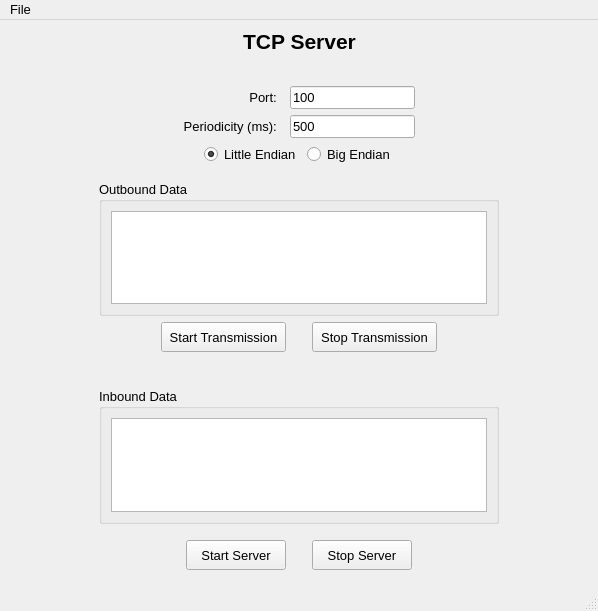
<?xml version="1.0" encoding="UTF-8"?>
<ui version="4.0">
 <class>MainWindow</class>
 <widget class="QMainWindow" name="MainWindow">
  <property name="geometry">
   <rect>
    <x>0</x>
    <y>0</y>
    <width>598</width>
    <height>611</height>
   </rect>
  </property>
  <property name="font">
   <font>
    <family>Segoe UI</family>
    <pointsize>10</pointsize>
   </font>
  </property>
  <property name="windowTitle">
   <string>TCP Server</string>
  </property>
  <widget class="QWidget" name="centralwidget">
   <layout class="QVBoxLayout" name="verticalLayout">
    <item>
     <layout class="QHBoxLayout" name="horizontalLayout">
      <item>
       <spacer name="horizontalSpacer_2">
        <property name="orientation">
         <enum>Qt::Horizontal</enum>
        </property>
        <property name="sizeHint" stdset="0">
         <size>
          <width>40</width>
          <height>20</height>
         </size>
        </property>
       </spacer>
      </item>
      <item>
       <widget class="QLabel" name="labelTitle">
        <property name="font">
         <font>
          <family>Segoe UI</family>
          <pointsize>16</pointsize>
          <weight>75</weight>
          <bold>true</bold>
         </font>
        </property>
        <property name="text">
         <string>TCP Server</string>
        </property>
        <property name="alignment">
         <set>Qt::AlignCenter</set>
        </property>
       </widget>
      </item>
      <item>
       <spacer name="horizontalSpacer">
        <property name="orientation">
         <enum>Qt::Horizontal</enum>
        </property>
        <property name="sizeHint" stdset="0">
         <size>
          <width>40</width>
          <height>20</height>
         </size>
        </property>
       </spacer>
      </item>
     </layout>
    </item>
    <item>
     <layout class="QHBoxLayout" name="horizontalLayout_3">
      <item>
       <spacer name="horizontalSpacer_6">
        <property name="orientation">
         <enum>Qt::Horizontal</enum>
        </property>
        <property name="sizeHint" stdset="0">
         <size>
          <width>40</width>
          <height>20</height>
         </size>
        </property>
       </spacer>
      </item>
      <item>
       <layout class="QFormLayout" name="formLayout">
        <property name="labelAlignment">
         <set>Qt::AlignRight|Qt::AlignTrailing|Qt::AlignVCenter</set>
        </property>
        <item row="0" column="0">
         <spacer name="horizontalSpacer_10">
          <property name="orientation">
           <enum>Qt::Horizontal</enum>
          </property>
          <property name="sizeHint" stdset="0">
           <size>
            <width>40</width>
            <height>20</height>
           </size>
          </property>
         </spacer>
        </item>
        <item row="0" column="1">
         <spacer name="horizontalSpacer_15">
          <property name="orientation">
           <enum>Qt::Horizontal</enum>
          </property>
          <property name="sizeHint" stdset="0">
           <size>
            <width>40</width>
            <height>20</height>
           </size>
          </property>
         </spacer>
        </item>
        <item row="1" column="0">
         <widget class="QLabel" name="labelPort">
          <property name="text">
           <string>Port:  </string>
          </property>
          <property name="alignment">
           <set>Qt::AlignRight|Qt::AlignTrailing|Qt::AlignVCenter</set>
          </property>
         </widget>
        </item>
        <item row="1" column="1">
         <widget class="QLineEdit" name="lineEditPort">
          <property name="maximumSize">
           <size>
            <width>350</width>
            <height>400</height>
           </size>
          </property>
          <property name="text">
           <string>100</string>
          </property>
         </widget>
        </item>
        <item row="2" column="0">
         <widget class="QLabel" name="labelTransmissionPeriodicity">
          <property name="text">
           <string>Periodicity (ms):  </string>
          </property>
          <property name="alignment">
           <set>Qt::AlignRight|Qt::AlignTrailing|Qt::AlignVCenter</set>
          </property>
         </widget>
        </item>
        <item row="2" column="1">
         <widget class="QLineEdit" name="lineEditPeriodicity">
          <property name="maximumSize">
           <size>
            <width>350</width>
            <height>400</height>
           </size>
          </property>
          <property name="text">
           <string>500</string>
          </property>
         </widget>
        </item>
       </layout>
      </item>
      <item>
       <spacer name="horizontalSpacer_7">
        <property name="orientation">
         <enum>Qt::Horizontal</enum>
        </property>
        <property name="sizeHint" stdset="0">
         <size>
          <width>40</width>
          <height>20</height>
         </size>
        </property>
       </spacer>
      </item>
     </layout>
    </item>
    <item>
     <layout class="QHBoxLayout" name="horizontalLayout_8">
      <item>
       <spacer name="horizontalSpacer_20">
        <property name="orientation">
         <enum>Qt::Horizontal</enum>
        </property>
        <property name="sizeHint" stdset="0">
         <size>
          <width>40</width>
          <height>20</height>
         </size>
        </property>
       </spacer>
      </item>
      <item>
       <widget class="QRadioButton" name="radioButtonLittleEndian">
        <property name="text">
         <string>Little Endian</string>
        </property>
        <property name="checked">
         <bool>true</bool>
        </property>
       </widget>
      </item>
      <item>
       <widget class="QRadioButton" name="radioButtonBigEndian">
        <property name="text">
         <string>Big Endian</string>
        </property>
       </widget>
      </item>
      <item>
       <spacer name="horizontalSpacer_19">
        <property name="orientation">
         <enum>Qt::Horizontal</enum>
        </property>
        <property name="sizeHint" stdset="0">
         <size>
          <width>40</width>
          <height>20</height>
         </size>
        </property>
       </spacer>
      </item>
     </layout>
    </item>
    <item>
     <spacer name="verticalSpacer_3">
      <property name="orientation">
       <enum>Qt::Vertical</enum>
      </property>
      <property name="sizeType">
       <enum>QSizePolicy::Fixed</enum>
      </property>
      <property name="sizeHint" stdset="0">
       <size>
        <width>20</width>
        <height>10</height>
       </size>
      </property>
     </spacer>
    </item>
    <item>
     <layout class="QHBoxLayout" name="horizontalLayout_4">
      <item>
       <spacer name="horizontalSpacer_8">
        <property name="orientation">
         <enum>Qt::Horizontal</enum>
        </property>
        <property name="sizeHint" stdset="0">
         <size>
          <width>40</width>
          <height>20</height>
         </size>
        </property>
       </spacer>
      </item>
      <item>
       <widget class="QGroupBox" name="groupBoxOutboundData">
        <property name="sizePolicy">
         <sizepolicy hsizetype="Fixed" vsizetype="Expanding">
          <horstretch>0</horstretch>
          <verstretch>0</verstretch>
         </sizepolicy>
        </property>
        <property name="minimumSize">
         <size>
          <width>400</width>
          <height>0</height>
         </size>
        </property>
        <property name="title">
         <string>Outbound Data</string>
        </property>
        <layout class="QVBoxLayout" name="verticalLayout_2">
         <item>
          <widget class="QTextEdit" name="textEditOutboundData"/>
         </item>
        </layout>
       </widget>
      </item>
      <item>
       <spacer name="horizontalSpacer_9">
        <property name="orientation">
         <enum>Qt::Horizontal</enum>
        </property>
        <property name="sizeHint" stdset="0">
         <size>
          <width>40</width>
          <height>20</height>
         </size>
        </property>
       </spacer>
      </item>
     </layout>
    </item>
    <item>
     <layout class="QHBoxLayout" name="horizontalLayout_6">
      <item>
       <spacer name="horizontalSpacer_12">
        <property name="orientation">
         <enum>Qt::Horizontal</enum>
        </property>
        <property name="sizeHint" stdset="0">
         <size>
          <width>40</width>
          <height>20</height>
         </size>
        </property>
       </spacer>
      </item>
      <item>
       <widget class="QPushButton" name="pushButtonStartTransmission">
        <property name="sizePolicy">
         <sizepolicy hsizetype="Fixed" vsizetype="Fixed">
          <horstretch>0</horstretch>
          <verstretch>0</verstretch>
         </sizepolicy>
        </property>
        <property name="minimumSize">
         <size>
          <width>125</width>
          <height>30</height>
         </size>
        </property>
        <property name="text">
         <string>Start Transmission</string>
        </property>
       </widget>
      </item>
      <item>
       <spacer name="horizontalSpacer_16">
        <property name="orientation">
         <enum>Qt::Horizontal</enum>
        </property>
        <property name="sizeType">
         <enum>QSizePolicy::Fixed</enum>
        </property>
        <property name="sizeHint" stdset="0">
         <size>
          <width>20</width>
          <height>20</height>
         </size>
        </property>
       </spacer>
      </item>
      <item>
       <widget class="QPushButton" name="pushButtonStopTransmission">
        <property name="sizePolicy">
         <sizepolicy hsizetype="Fixed" vsizetype="Fixed">
          <horstretch>0</horstretch>
          <verstretch>0</verstretch>
         </sizepolicy>
        </property>
        <property name="minimumSize">
         <size>
          <width>125</width>
          <height>30</height>
         </size>
        </property>
        <property name="text">
         <string>Stop Transmission</string>
        </property>
       </widget>
      </item>
      <item>
       <spacer name="horizontalSpacer_11">
        <property name="orientation">
         <enum>Qt::Horizontal</enum>
        </property>
        <property name="sizeHint" stdset="0">
         <size>
          <width>40</width>
          <height>20</height>
         </size>
        </property>
       </spacer>
      </item>
     </layout>
    </item>
    <item>
     <spacer name="verticalSpacer">
      <property name="orientation">
       <enum>Qt::Vertical</enum>
      </property>
      <property name="sizeType">
       <enum>QSizePolicy::Fixed</enum>
      </property>
      <property name="sizeHint" stdset="0">
       <size>
        <width>20</width>
        <height>30</height>
       </size>
      </property>
     </spacer>
    </item>
    <item>
     <layout class="QHBoxLayout" name="horizontalLayout_5">
      <item>
       <spacer name="horizontalSpacer_13">
        <property name="orientation">
         <enum>Qt::Horizontal</enum>
        </property>
        <property name="sizeHint" stdset="0">
         <size>
          <width>40</width>
          <height>20</height>
         </size>
        </property>
       </spacer>
      </item>
      <item>
       <widget class="QGroupBox" name="groupBoxInboundData">
        <property name="sizePolicy">
         <sizepolicy hsizetype="Fixed" vsizetype="Expanding">
          <horstretch>0</horstretch>
          <verstretch>0</verstretch>
         </sizepolicy>
        </property>
        <property name="minimumSize">
         <size>
          <width>400</width>
          <height>0</height>
         </size>
        </property>
        <property name="title">
         <string>Inbound Data</string>
        </property>
        <layout class="QVBoxLayout" name="verticalLayout_3">
         <item>
          <widget class="QTextEdit" name="textEditInboundData">
           <property name="readOnly">
            <bool>true</bool>
           </property>
          </widget>
         </item>
        </layout>
       </widget>
      </item>
      <item>
       <spacer name="horizontalSpacer_14">
        <property name="orientation">
         <enum>Qt::Horizontal</enum>
        </property>
        <property name="sizeHint" stdset="0">
         <size>
          <width>40</width>
          <height>20</height>
         </size>
        </property>
       </spacer>
      </item>
     </layout>
    </item>
    <item>
     <spacer name="verticalSpacer_2">
      <property name="orientation">
       <enum>Qt::Vertical</enum>
      </property>
      <property name="sizeType">
       <enum>QSizePolicy::Fixed</enum>
      </property>
      <property name="sizeHint" stdset="0">
       <size>
        <width>20</width>
        <height>10</height>
       </size>
      </property>
     </spacer>
    </item>
    <item>
     <layout class="QHBoxLayout" name="horizontalLayout_2">
      <item>
       <spacer name="horizontalSpacer_4">
        <property name="orientation">
         <enum>Qt::Horizontal</enum>
        </property>
        <property name="sizeHint" stdset="0">
         <size>
          <width>40</width>
          <height>20</height>
         </size>
        </property>
       </spacer>
      </item>
      <item>
       <widget class="QPushButton" name="pushButtonStartServer">
        <property name="sizePolicy">
         <sizepolicy hsizetype="Fixed" vsizetype="Fixed">
          <horstretch>0</horstretch>
          <verstretch>0</verstretch>
         </sizepolicy>
        </property>
        <property name="minimumSize">
         <size>
          <width>100</width>
          <height>30</height>
         </size>
        </property>
        <property name="text">
         <string>Start Server</string>
        </property>
       </widget>
      </item>
      <item>
       <spacer name="horizontalSpacer_5">
        <property name="orientation">
         <enum>Qt::Horizontal</enum>
        </property>
        <property name="sizeType">
         <enum>QSizePolicy::Fixed</enum>
        </property>
        <property name="sizeHint" stdset="0">
         <size>
          <width>20</width>
          <height>20</height>
         </size>
        </property>
       </spacer>
      </item>
      <item>
       <widget class="QPushButton" name="pushButtonStopServer">
        <property name="sizePolicy">
         <sizepolicy hsizetype="Fixed" vsizetype="Fixed">
          <horstretch>0</horstretch>
          <verstretch>0</verstretch>
         </sizepolicy>
        </property>
        <property name="minimumSize">
         <size>
          <width>100</width>
          <height>30</height>
         </size>
        </property>
        <property name="text">
         <string>Stop Server</string>
        </property>
       </widget>
      </item>
      <item>
       <spacer name="horizontalSpacer_3">
        <property name="orientation">
         <enum>Qt::Horizontal</enum>
        </property>
        <property name="sizeHint" stdset="0">
         <size>
          <width>40</width>
          <height>20</height>
         </size>
        </property>
       </spacer>
      </item>
     </layout>
    </item>
    <item>
     <spacer name="verticalSpacer_4">
      <property name="orientation">
       <enum>Qt::Vertical</enum>
      </property>
      <property name="sizeType">
       <enum>QSizePolicy::Fixed</enum>
      </property>
      <property name="sizeHint" stdset="0">
       <size>
        <width>20</width>
        <height>10</height>
       </size>
      </property>
     </spacer>
    </item>
   </layout>
  </widget>
  <widget class="QMenuBar" name="menubar">
   <property name="geometry">
    <rect>
     <x>0</x>
     <y>0</y>
     <width>598</width>
     <height>23</height>
    </rect>
   </property>
   <widget class="QMenu" name="menuFile">
    <property name="title">
     <string>File</string>
    </property>
    <addaction name="actionExit"/>
   </widget>
   <addaction name="menuFile"/>
  </widget>
  <widget class="QStatusBar" name="statusBar"/>
  <action name="actionExit">
   <property name="text">
    <string>Exit</string>
   </property>
  </action>
 </widget>
 <resources/>
 <connections/>
</ui>
